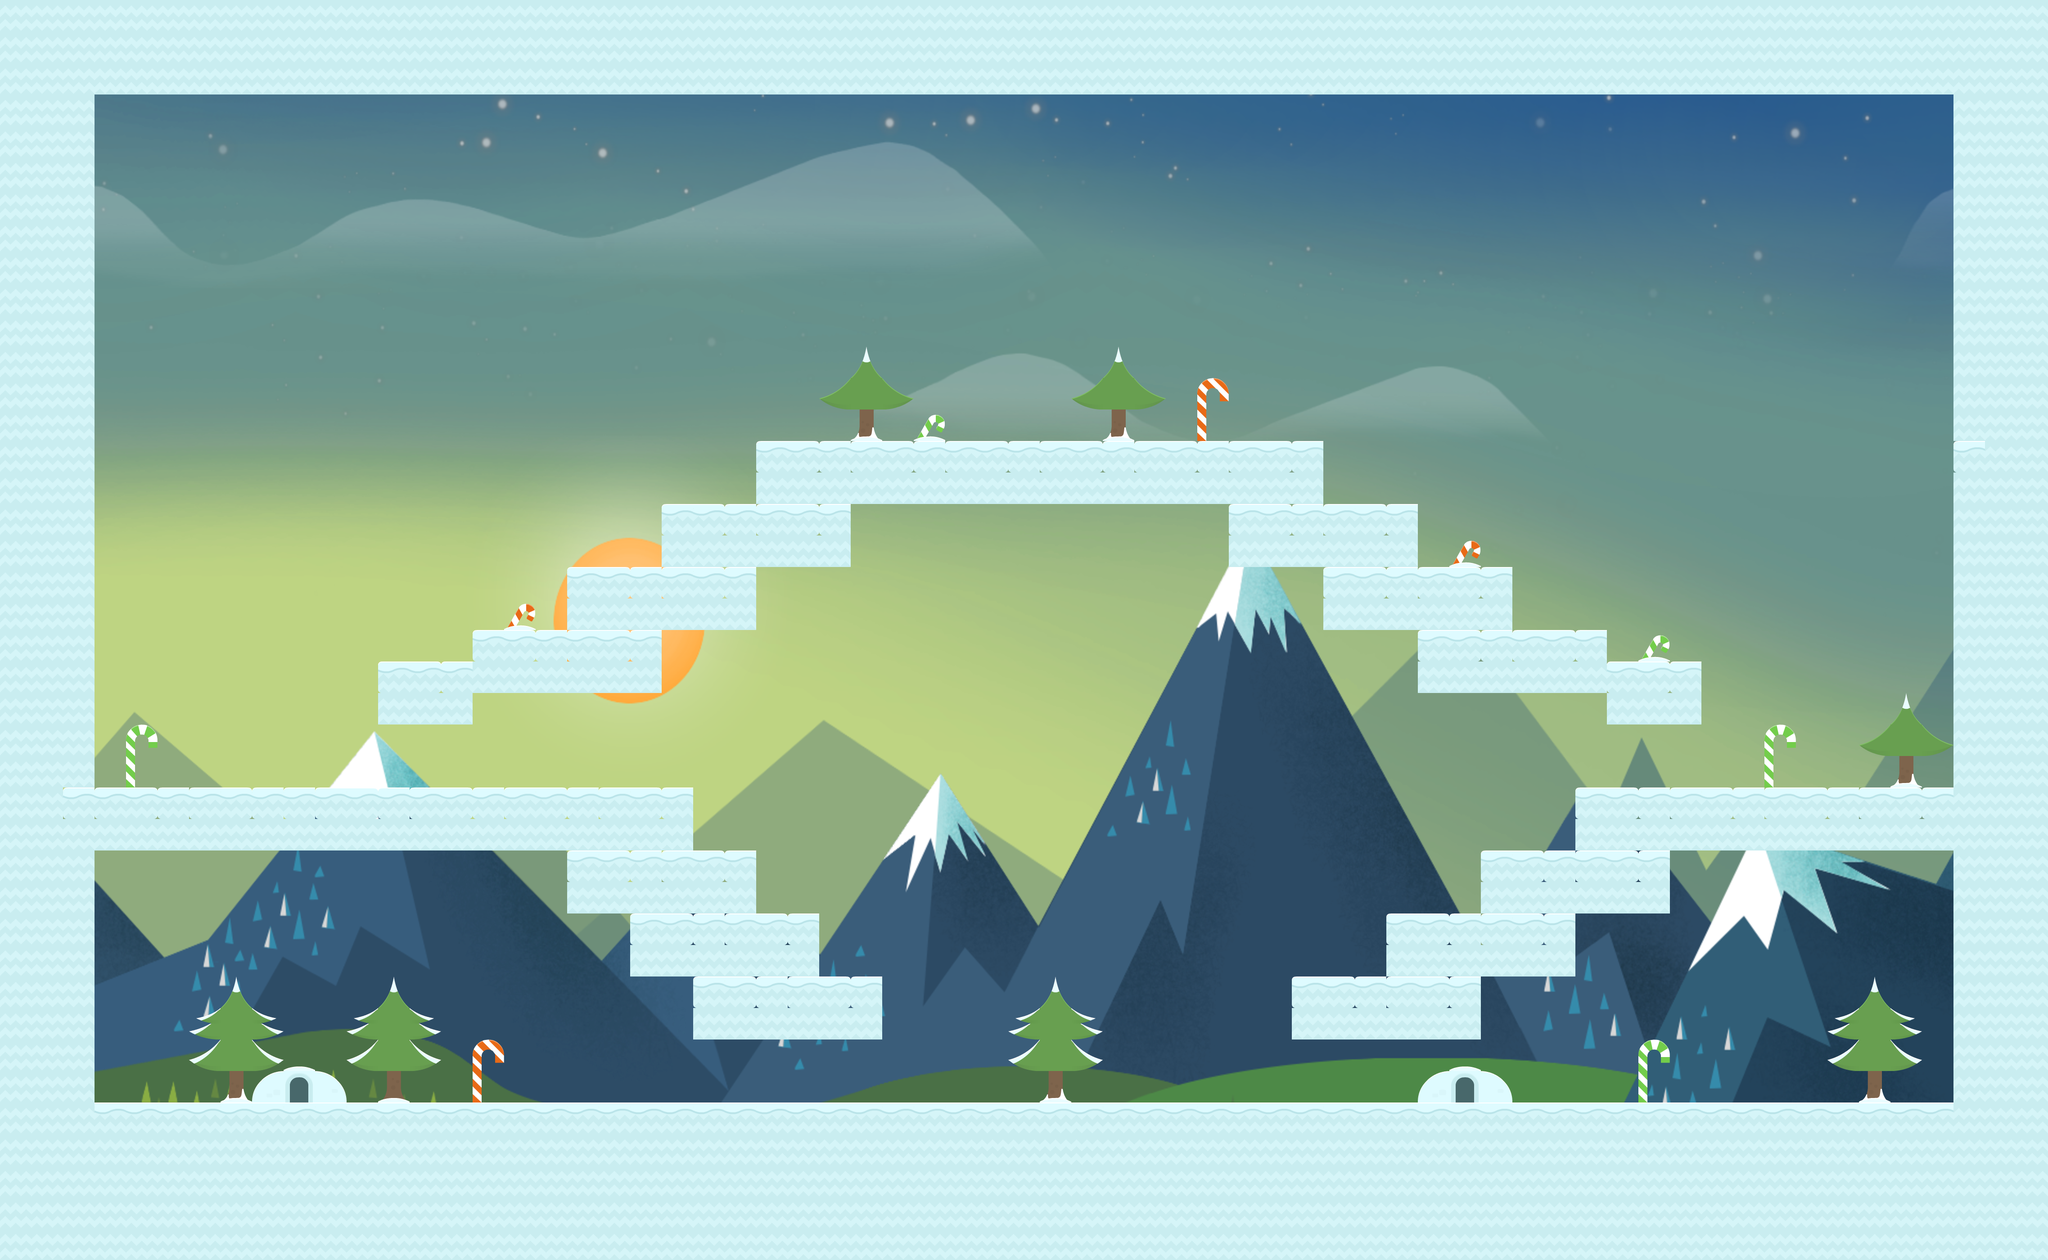

A 2D game scene composited from a Tiled map and its tileset images. What follows is a short description and the map's XML, with each tile layer's data collapsed to a summary:
An orthogonal 65x40 tile map with 70x70 px tiles, 2 tile layers (Platform, Deco), 1 image layer and 2 objects (Start2, Start).

<map version="1.0" tiledversion="1.0.3" orientation="orthogonal" renderorder="right-down" width="65" height="40" tilewidth="70" tileheight="70" nextobjectid="3">
 <tileset firstgid="1" source="final.tsx" />
 <imagelayer name="Background">
  <image source="background3.png" width="4550" height="2800" />
 </imagelayer>
 <objectgroup name="Entities">
  <object id="1" name="Start2" type="Start2" gid="98" x="4040.48" y="1549.28" width="70" height="70" />
  <object id="2" name="Start" type="Start" gid="98" x="357.839" y="1567.79" width="70" height="70" />
 </objectgroup>
 <layer name="Platform" width="65" height="40">
  <data>[2600 cells, 1011 non-empty, 18 distinct tile ids]</data>
 </layer>
 <layer name="Deco" width="65" height="40">
  <data>[2600 cells, 36 non-empty, 12 distinct tile ids]</data>
 </layer>
</map>
